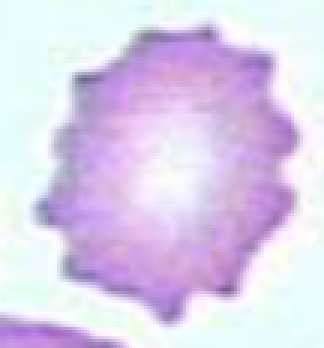
#> input picture Demo_test_3.png, 108 x 116 px (shown 3 times larger)
$ python segmentation_demo.py
#> lines starting #> are read from the running program, lines starting #| are printed output that depends on the picture; after the words box and inside, x2 and y2 are one past the last pixel; in counts of white or black regions, pixels touching at a corner belong together
import code
import cv2
import numpy as np
import matplotlib
matplotlib.use('TkAgg')
import matplotlib.pyplot as plt
from PIL import Image

# code.interact(local=dict(globals(), **locals()))

image_name = 'Demo_test_3.png'
im = cv2.imread(image_name)
#> im is the input picture: shape (116, 108, 3); mean B, G, R 236.2, 209.6, 220.7

im_gray = cv2.imread(image_name, cv2.IMREAD_GRAYSCALE)
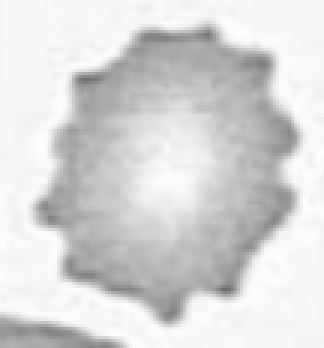
#> im_gray: shape (116, 108) (shown 3 times larger); min 107, max 255, mean 215.5

(thresh, im_bw) = cv2.threshold(im_gray, 127, 255, cv2.THRESH_BINARY | cv2.THRESH_OTSU)
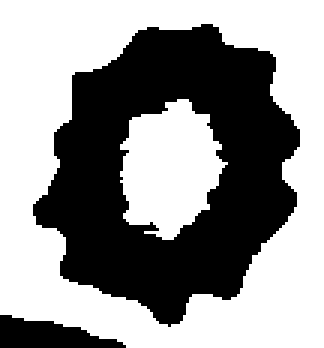
#> im_bw: shape (116, 108) (shown 3 times larger); 57.8% white; 2 black regions, box (x1, y1, x2, y2) and area: (11, 8, 100, 109) 4993, (0, 105, 42, 116) 292
#> thresh = 210
# code.interact(local=dict(globals(), **locals()))

def segment_image(image):
    # Getting size of the image
    row_length = len(image)
#> row_length = 116
    column_length = len(image[0])
#> column_length = 108
    counter = 0
    boundaries = [[0,0,0,0]]
    for j in range(row_length):
        for i in range(column_length):
            if image[j][i] != 255:
                if check_within_boundary(boundaries,j,i):
                    continue
                else:
                    if counter == 0:
                        vertical_boundary = get_vertical_boundaries(image,j,i)
                        horizontal_boundary = get_horizontal_boundaries(image,j,i)
                        up = vertical_boundary[0]
                        down_1 = vertical_boundary[1]
                        down_2 = horizontal_boundary[2]
                        down_3 = horizontal_boundary[3]
                        lowest_pixel = [down_1, down_2,down_3]
                        down = max(lowest_pixel)
                        left = horizontal_boundary[0]
                        right = horizontal_boundary[1]
                        # code.interact(local=dict(globals(), **locals()))
                        boundaries.append([up,down,left,right])
                        counter = counter + 1
#> this loop made 116 passes
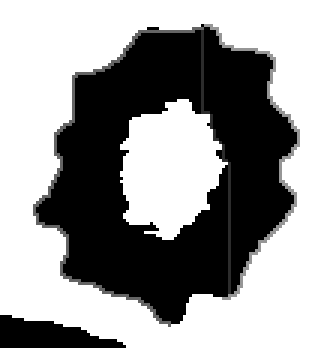
#> image: shape (116, 108) (shown 3 times larger); min 0, max 255, mean 151.4

    image_counter = 0
    # for b in boundaries[0:len(boundaries)-1]:
    image_counter += 1
#> (the run stopped early here; a loop or call above may not have finished)

$ run again, with Demo_test_2.png copied over Demo_test_3.png
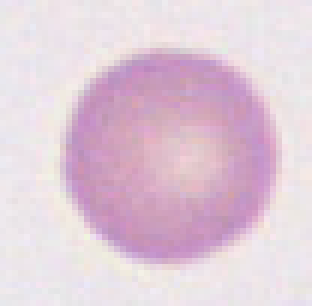
#> input picture Demo_test_2.png, 104 x 102 px (shown 3 times larger)
#> im is the input picture: shape (102, 104, 3); mean B, G, R 217.4, 203.7, 225.2
#> `(thresh, im_bw) = cv2.threshold(im_gray, 127, 255, cv2.THRESH_BINARY |..`:
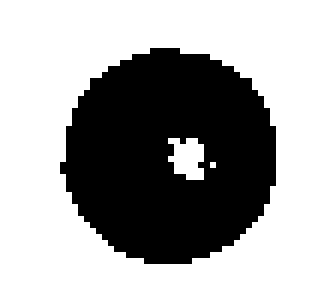
#> im_bw: shape (102, 104) (shown 3 times larger); 63.5% white; 1 black region, box (x1, y1, x2, y2) and area: (20, 16, 92, 88) 3876
#> thresh = 204
#> in segment_image, `row_length = len(image)`: row_length = 102
#> in segment_image, `column_length = len(image[0])`: column_length = 104
#> the loop in segment_image, `for j in range(row_length):` made 102 passes
#> after the loop in segment_image, `for j in range(row_length):`:
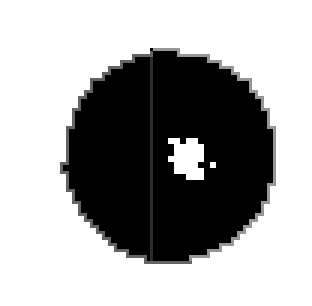
#> image: shape (102, 104) (shown 3 times larger); min 0, max 255, mean 165.4

$ run again, with Demo_test_4.png copied over Demo_test_3.png
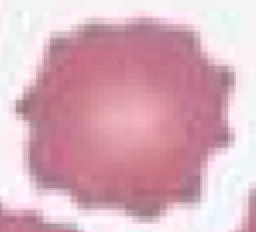
#> input picture Demo_test_4.png, 128 x 116 px (shown 2 times larger)
#> im is the input picture: shape (116, 128, 3); mean B, G, R 187.8, 174.7, 216.8
#> `(thresh, im_bw) = cv2.threshold(im_gray, 127, 255, cv2.THRESH_BINARY |..`:
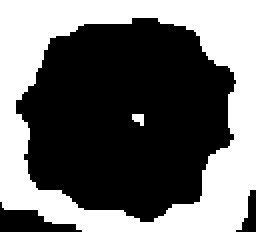
#> im_bw: shape (116, 128) (shown 2 times larger); 41.7% white; 2 white regions, box (x1, y1, x2, y2) and area: (0, 0, 128, 116) 6165, (66, 57, 72, 63) 27
#> thresh = 195
#> in segment_image, `row_length = len(image)`: row_length = 116
#> in segment_image, `column_length = len(image[0])`: column_length = 128
#> the loop in segment_image, `for j in range(row_length):` made 116 passes
#> after the loop in segment_image, `for j in range(row_length):`:
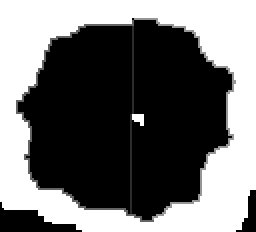
#> image: shape (116, 128) (shown 2 times larger); min 0, max 255, mean 110.2
